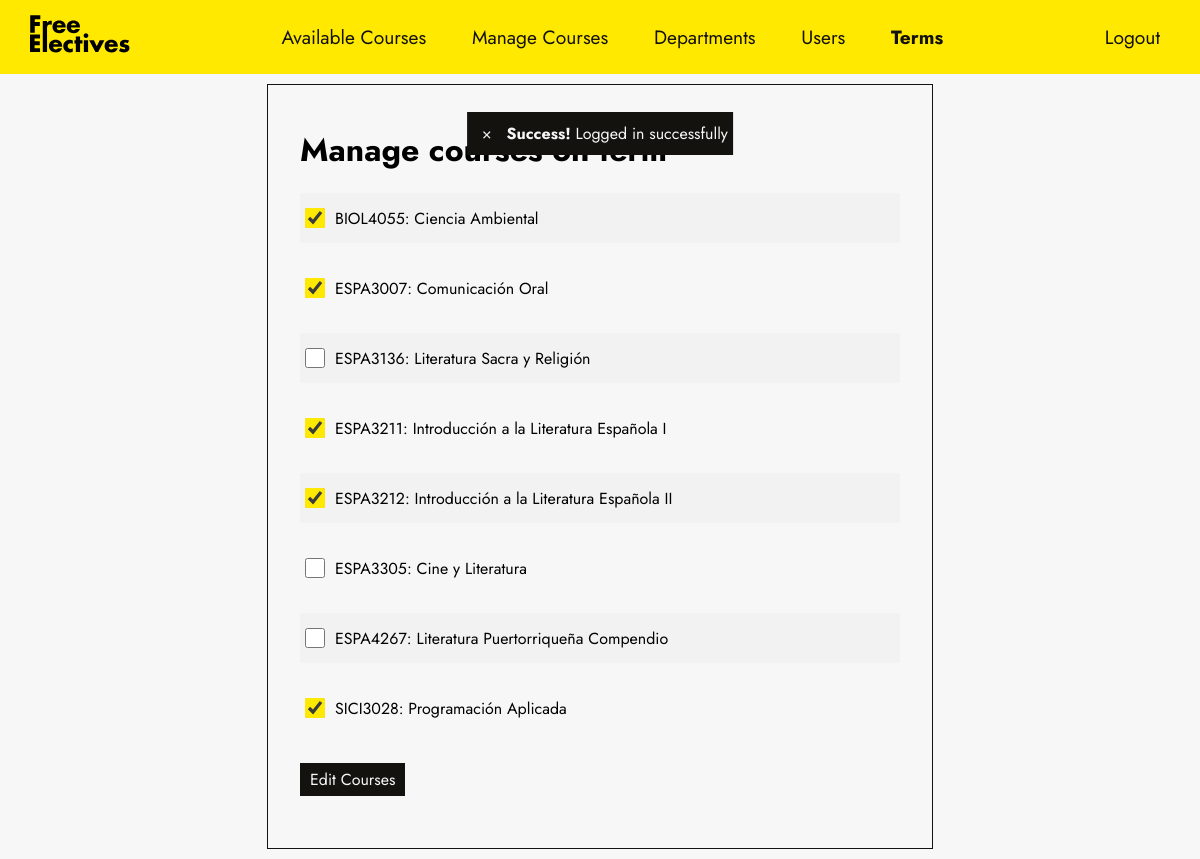
Page /index.php?terms&add_course=C42 (signed in) on the committed database.
### tables this page shows
CREATE TABLE `courses` (
  `course_id` char(8) NOT NULL,
  `course_name` varchar(45) NOT NULL,
  `course_credits` tinyint(1) UNSIGNED NOT NULL,
  `course_desc` text DEFAULT NULL,
  `dept_id` char(4) NOT NULL,
  `updated_by` varchar(20) DEFAULT NULL,
  `last_updated` timestamp NOT NULL DEFAULT current_timestamp()
);

### database/connector.php (called while the page is built, shortened)
<?php
final class DB
{
    private static $database;
    private static $database_name;
    public static function connect($connection, $user = 'root', $password = '')
    {
        $dsn = CONFIG['database']['service'] . ':' . http_build_query($connection, '', ';');
        try {
            self::$database = new PDO($dsn, $user, $password, [
                PDO::ATTR_DEFAULT_FETCH_MODE => PDO::FETCH_ASSOC,
                PDO::ATTR_ERRMODE => PDO::ERRMODE_EXCEPTION
            ]);
            self::$database_name = $connection['dbname'];
        } catch (PDOException $e) {
            throw new DatabaseConnectionException("Error connecting to the database with driver '" . CONFIG['database']['service'] . "': " . $e->getMessage(), 0, $e);
        }
    }
    public static function select(string $table, string $column = '*'): array
    {
        $sql = 'SELECT ' . $column . ' FROM ' . self::$database_name . '.' . $table;
        $statement = self::$database->prepare($sql);
        $statement->execute();
        return $statement->fetchAll(PDO::FETCH_ASSOC);
    }
    public static function whereAll(string $table, string $where, string $equal, string $column = '*'): array
    {
        $sql = 'SELECT ' . $column . ' FROM ' . self::$database_name . '.' . $table . ' WHERE ' . $where . ' = ' . quote($equal);
        $statement = self::$database->prepare($sql);
        $statement->execute();
        return $statement->fetchAll();
    }
    public static function where(string $table, string $where, string $equal, string $column = '*', string $operator = '='): array
    {
        $operator = in_array($operator, ['=', '>', '<', '>=', '<=', '!=']) ? $operator : '=';
        $sql = 'SELECT ' . $column . ' FROM ' . self::$database_name . '.' . $table . ' WHERE ' . $where . ' ' . $operator . ' :equal';
        $statement = self::$database->prepare($sql);
        $statement->bindValue(':equal', $equal, PDO::PARAM_STR);
        $statement->execute();
        $results = $statement->fetch();
        if (is_array($results)) {
            return $results;
        }
        return [];
    }
}

### models/Model.php (called while the page is built, shortened)
<?php
require_once('database/connector.php');
class Model
{
    protected static $table;
    protected $attributes = [];
    protected static $primary_key = 'id';
    public static function all()
    {
        $model_list = [];
        foreach (DB::select(static::$table, '*') as $model) {
            $model_list[] = new static($model, self::sanitize($model));
        }
        return $model_list;
    }
    public function __get($key)
    {
        return $this->attributes[$key] ?? null;
    }
    public static function findAll($id, string $column = null, string $table = null): array
    {
        $data = DB::whereAll($table ?? static::$table, $column ?? static::$primary_key, $id);
        if (empty($data)) {
            throw new ModelNotFoundException('There is no record with the id given:  ' . $id);
        } else {
            $model_list = [];
            foreach ($data as $model) {
                $model_list[] = new static($model, self::sanitize($model));
            }
        }
        return $model_list;
    }
    public static function find($id, string $column = null): Model
    {
        $data = DB::where(static::$table, $column ?? static::$primary_key, $id);
        if (empty($data)) {
            throw new ModelNotFoundException('There is no record with the id given: ' . $id);
        } else {
            return new static($data, self::sanitize($data));
        }
    }
    private function set_attributes(array $data)
    {
        foreach ($data as $key => $value) {
            $this->attributes[$key] = $value;
        }
    }
    private static function sanitize(array $data)
    {
        return $data;
    }
}

### controllers/CoursesController.php (called while the page is built, shortened)
<?php
class CoursesController extends Controller
{
    public static function get_courses()
    {
        $courses = Course::all();
        return $courses;
    }
}

### util/auth.php (called while the page is built, shortened)
<?php
final class Auth
{
    public static function check()
    {
        return isset($_SESSION['user']);
    }
    public static function checkAdmin()
    {
        return static::user()->role == 'admin';
    }
    public static function user()
    {
        return $_SESSION['user'];
    }
}

### util/helpers.php (called while the page is built, shortened)
<?php
function quote($string)
{
    return '\'' . $string . '\'';
}

### views/term_add_course.php (the view, shortened to what this page needs)
<?php require_once "partials/header.php" ?>
<body>
    <?php if ($_SERVER['REQUEST_METHOD'] === 'GET') { ?>
        <?php require_once "partials/navbar.php" ?>
        <form class="form" action="#" method="post">
            <h1><i class="las la-edit"></i> Manage courses on term</h1>
            <?php foreach ($courses as $course) { ?>
                <?php if (Auth::checkAdmin()) { ?>
                    <label class="checkbox-label" for="<?= $course->course_id ?>">
                        <input <?php if (in_array($course->course_id, $courses_list)) echo 'checked' ?> type="checkbox" id="<?= $course->course_id ?>" name="selected_courses[]"
                        value="<?= $course->course_id ?>" >
                        <?= $course->course_id . ": " . $course->course_name ?>
                    </label>
                <?php } ?>
                <?php } ?>
            <?php } ?>
            <div class="action-group">
                <input type="submit" class="action primary" value="Edit Courses">
            </div>
        </form>
</body>

### css/main.css (style rules this page uses)
:root { --text-font: "Jost", sans-serif; --selection-color: rgb(79, 60, 255); --white-300: #f7f7f7; --white-400: #f2f2f2; --white-500: #e6e6e6; --white-600: #d9d9d9; --white-700: #cccccc; --white-800: #bfbfbf; --white-900: #b3b3b3; --accent-300: #ffe900; --accent-400: rgb(255, 255, 111); --accent-500: rgb(255, 255, 170); --accent-600: rgb(255, 255, 212); --accent-700: rgb(255, 255, 245); --action-color: rgb(20, 18, 14); --action-color-hover: rgb(46, 45, 43); --action-danger: rgb(255, 80, 80); }
* { margin: 0; padding: 0; -webkit-font-smoothing: antialiased; -moz-osx-font-smoothing: grayscale; }
body { font-family: var(--text-font); background-color: var(--white-300); }
input[type="submit"], .action { padding: 5px 10px; font-family: var(--text-font); font-size: 1em; border: none; outline: none; cursor: pointer; transition: all 0.25s ease; }
.action { width: fit-content; }
.action.primary { background-color: var(--action-color); color: var(--white-300); }
.action-group { display: flex; align-items: center; gap: 15px; }

### css/components.css (style rules this page uses)
.form { display: flex; flex-direction: column; padding: 2em; margin: 10px auto; border: 1px solid var(--action-color); max-width: 600px; }
.form * { margin: 10px 0; }
.checkbox-label { display: flex; align-items: center; gap: 10px; padding: 5px; cursor: pointer; transition: all 0.25s ease; }
.checkbox-label:nth-child(even) { background-color: var(--white-400); }
input[type="checkbox"] { width: 20px; height: 20px; cursor: pointer; accent-color: var(--action-color); transition: transform 0.2s ease-in-out; }
input[type="checkbox"]:checked { accent-color: var(--accent-300); }

### rows in the picture
courses: course_id "☑", course_id "BIOL4055", course_name "Ciencia Ambiental"
courses: course_id "☑", course_id "ESPA3007", course_name "Comunicación Oral"
courses: course_id "ESPA3136", course_name "Literatura Sacra y Religión"
courses: course_id "☑", course_id "ESPA3211", course_name "Introducción a la Literatura Española I"
courses: course_id "☑", course_id "ESPA3212", course_name "Introducción a la Literatura Española II"
courses: course_id "ESPA3305", course_name "Cine y Literatura"
courses: course_id "ESPA4267", course_name "Literatura Puertorriqueña Compendio"
courses: course_id "☑", course_id "SICI3028", course_name "Programación Aplicada"

### other values in the picture
$_SESSION['success'] "Logged in successfully"
